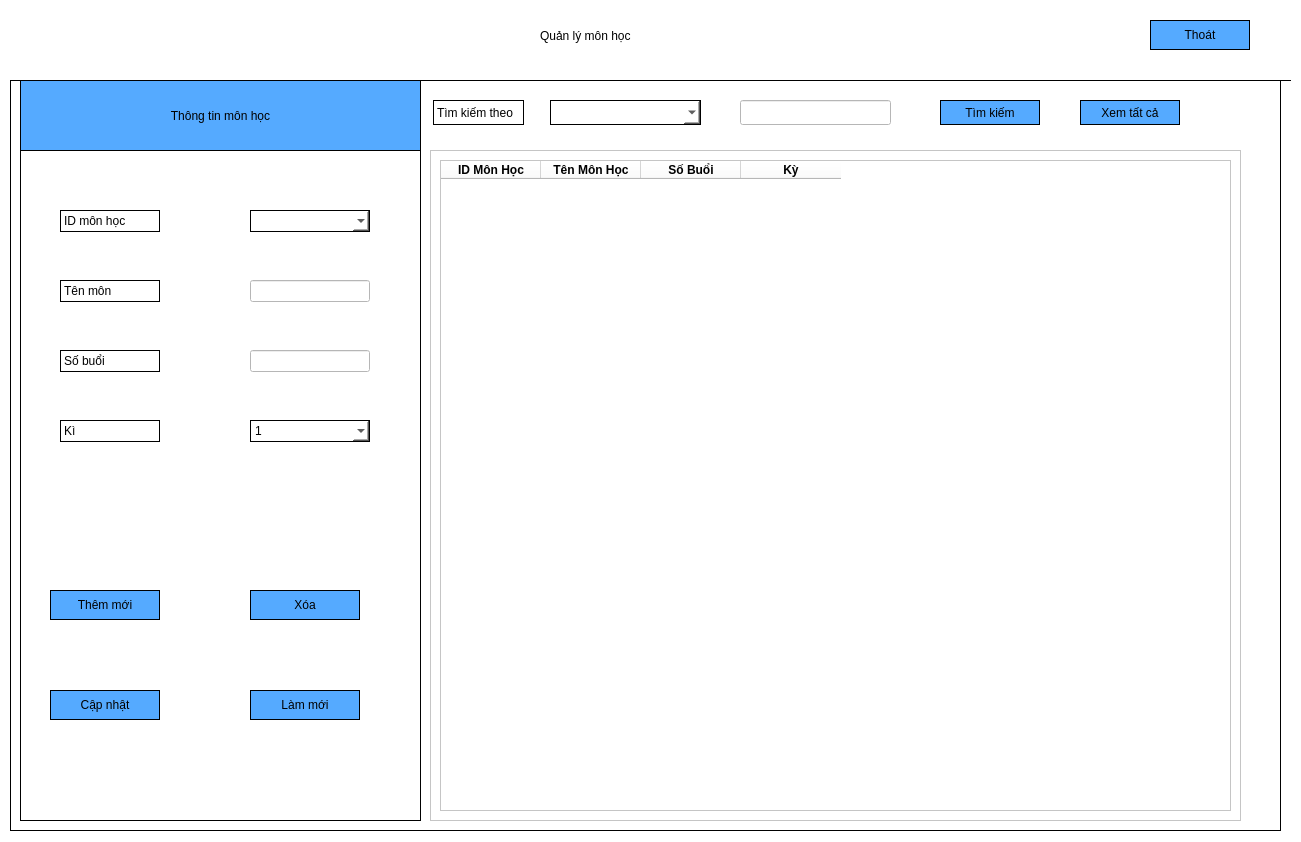
<?xml version="1.0" encoding="UTF-8"?>
<ui version="4.0">
 <class>Dialog</class>
 <widget class="QDialog" name="Dialog">
  <property name="geometry">
   <rect>
    <x>0</x>
    <y>0</y>
    <width>1301</width>
    <height>842</height>
   </rect>
  </property>
  <property name="windowTitle">
   <string>Dialog</string>
  </property>
  <property name="styleSheet">
   <string notr="true">background-color: rgb(255, 255, 255);
</string>
  </property>
  <widget class="QWidget" name="widget" native="true">
   <property name="geometry">
    <rect>
     <x>0</x>
     <y>0</y>
     <width>1291</width>
     <height>841</height>
    </rect>
   </property>
   <widget class="QWidget" name="widget_2" native="true">
    <property name="geometry">
     <rect>
      <x>10</x>
      <y>10</y>
      <width>1291</width>
      <height>71</height>
     </rect>
    </property>
    <property name="styleSheet">
     <string notr="true">QWidget#widget_2{border-bottom:1px solid black;}
</string>
    </property>
    <widget class="QLabel" name="label_2">
     <property name="geometry">
      <rect>
       <x>530</x>
       <y>0</y>
       <width>251</width>
       <height>51</height>
      </rect>
     </property>
     <property name="styleSheet">
      <string notr="true">font: 20pt &quot;MS Shell Dlg 2&quot;;</string>
     </property>
     <property name="text">
      <string>Quản lý môn học</string>
     </property>
    </widget>
    <widget class="QPushButton" name="btnExit">
     <property name="geometry">
      <rect>
       <x>1140</x>
       <y>10</y>
       <width>100</width>
       <height>30</height>
      </rect>
     </property>
     <property name="styleSheet">
      <string notr="true">background-color:rgb(85, 170, 255);
border-width: 1px;
border-style: solid;
border-color: black;</string>
     </property>
     <property name="text">
      <string>Thoát</string>
     </property>
    </widget>
   </widget>
   <widget class="QWidget" name="widget_3" native="true">
    <property name="geometry">
     <rect>
      <x>10</x>
      <y>80</y>
      <width>1271</width>
      <height>751</height>
     </rect>
    </property>
    <property name="styleSheet">
     <string notr="true">QWidget#widget_3{border:1px solid black;}
</string>
    </property>
    <widget class="QWidget" name="widget_4" native="true">
     <property name="geometry">
      <rect>
       <x>10</x>
       <y>0</y>
       <width>401</width>
       <height>741</height>
      </rect>
     </property>
     <property name="styleSheet">
      <string notr="true">QWidget#widget_4{border:1px solid black;}</string>
     </property>
     <widget class="QLabel" name="label_3">
      <property name="geometry">
       <rect>
        <x>0</x>
        <y>0</y>
        <width>401</width>
        <height>71</height>
       </rect>
      </property>
      <property name="styleSheet">
       <string notr="true">background-color:rgb(85, 170, 255);
border-width: 1px;
border-style: solid;
border-color: black;</string>
      </property>
      <property name="text">
       <string>Thông tin môn học</string>
      </property>
      <property name="alignment">
       <set>Qt::AlignCenter</set>
      </property>
     </widget>
     <widget class="QLabel" name="label_4">
      <property name="geometry">
       <rect>
        <x>40</x>
        <y>130</y>
        <width>100</width>
        <height>22</height>
       </rect>
      </property>
      <property name="styleSheet">
       <string notr="true">border-width: 1px;
border-style: solid;
border-color: black;</string>
      </property>
      <property name="text">
       <string>ID môn học</string>
      </property>
     </widget>
     <widget class="QLabel" name="label_5">
      <property name="geometry">
       <rect>
        <x>40</x>
        <y>200</y>
        <width>100</width>
        <height>22</height>
       </rect>
      </property>
      <property name="styleSheet">
       <string notr="true">border-width: 1px;
border-style: solid;
border-color: black;</string>
      </property>
      <property name="text">
       <string>Tên môn</string>
      </property>
     </widget>
     <widget class="QLabel" name="label_6">
      <property name="geometry">
       <rect>
        <x>40</x>
        <y>340</y>
        <width>100</width>
        <height>22</height>
       </rect>
      </property>
      <property name="styleSheet">
       <string notr="true">border-width: 1px;
border-style: solid;
border-color: black;</string>
      </property>
      <property name="text">
       <string>Kì</string>
      </property>
     </widget>
     <widget class="QLineEdit" name="tfTenMon">
      <property name="geometry">
       <rect>
        <x>230</x>
        <y>200</y>
        <width>120</width>
        <height>22</height>
       </rect>
      </property>
     </widget>
     <widget class="QPushButton" name="btnSave1">
      <property name="geometry">
       <rect>
        <x>30</x>
        <y>510</y>
        <width>110</width>
        <height>30</height>
       </rect>
      </property>
      <property name="styleSheet">
       <string notr="true">background-color:rgb(85, 170, 255);
border-width: 1px;
border-style: solid;
border-color: black;</string>
      </property>
      <property name="text">
       <string>Thêm mới</string>
      </property>
     </widget>
     <widget class="QPushButton" name="btnDelete1">
      <property name="geometry">
       <rect>
        <x>230</x>
        <y>510</y>
        <width>110</width>
        <height>30</height>
       </rect>
      </property>
      <property name="styleSheet">
       <string notr="true">background-color:rgb(85, 170, 255);
border-width: 1px;
border-style: solid;
border-color: black;</string>
      </property>
      <property name="text">
       <string>Xóa</string>
      </property>
     </widget>
     <widget class="QPushButton" name="btnEdit1">
      <property name="geometry">
       <rect>
        <x>30</x>
        <y>610</y>
        <width>110</width>
        <height>30</height>
       </rect>
      </property>
      <property name="styleSheet">
       <string notr="true">background-color:rgb(85, 170, 255);
border-width: 1px;
border-style: solid;
border-color: black;</string>
      </property>
      <property name="text">
       <string>Cập nhật</string>
      </property>
     </widget>
     <widget class="QPushButton" name="btnRefresh1">
      <property name="geometry">
       <rect>
        <x>230</x>
        <y>610</y>
        <width>110</width>
        <height>30</height>
       </rect>
      </property>
      <property name="styleSheet">
       <string notr="true">background-color:rgb(85, 170, 255);
border-width: 1px;
border-style: solid;
border-color: black;</string>
      </property>
      <property name="text">
       <string>Làm mới</string>
      </property>
     </widget>
     <widget class="QComboBox" name="cbKi">
      <property name="geometry">
       <rect>
        <x>230</x>
        <y>340</y>
        <width>120</width>
        <height>22</height>
       </rect>
      </property>
      <property name="styleSheet">
       <string notr="true">border-width: 1px;
border-style: solid;
border-color: black;</string>
      </property>
      <item>
       <property name="text">
        <string>1</string>
       </property>
      </item>
      <item>
       <property name="text">
        <string>2</string>
       </property>
      </item>
      <item>
       <property name="text">
        <string>3</string>
       </property>
      </item>
      <item>
       <property name="text">
        <string>4</string>
       </property>
      </item>
      <item>
       <property name="text">
        <string>5</string>
       </property>
      </item>
      <item>
       <property name="text">
        <string>6</string>
       </property>
      </item>
      <item>
       <property name="text">
        <string>7</string>
       </property>
      </item>
      <item>
       <property name="text">
        <string>8</string>
       </property>
      </item>
      <item>
       <property name="text">
        <string>9</string>
       </property>
      </item>
      <item>
       <property name="text">
        <string>10</string>
       </property>
      </item>
     </widget>
     <widget class="QComboBox" name="cbId1">
      <property name="geometry">
       <rect>
        <x>230</x>
        <y>130</y>
        <width>120</width>
        <height>22</height>
       </rect>
      </property>
      <property name="styleSheet">
       <string notr="true">border-width: 1px;
border-style: solid;
border-color: black;</string>
      </property>
      <item>
       <property name="text">
        <string/>
       </property>
      </item>
     </widget>
     <widget class="QLabel" name="label_18">
      <property name="geometry">
       <rect>
        <x>40</x>
        <y>270</y>
        <width>100</width>
        <height>22</height>
       </rect>
      </property>
      <property name="styleSheet">
       <string notr="true">border-width: 1px;
border-style: solid;
border-color: black;</string>
      </property>
      <property name="text">
       <string>Số buổi</string>
      </property>
     </widget>
     <widget class="QLineEdit" name="tfSoBuoi">
      <property name="geometry">
       <rect>
        <x>230</x>
        <y>270</y>
        <width>120</width>
        <height>22</height>
       </rect>
      </property>
     </widget>
    </widget>
    <widget class="QLabel" name="label_7">
     <property name="geometry">
      <rect>
       <x>423</x>
       <y>20</y>
       <width>91</width>
       <height>25</height>
      </rect>
     </property>
     <property name="styleSheet">
      <string notr="true">border-width: 1px;
border-style: solid;
border-color: black;</string>
     </property>
     <property name="text">
      <string>Tìm kiếm theo</string>
     </property>
    </widget>
    <widget class="QComboBox" name="cbSearch1">
     <property name="geometry">
      <rect>
       <x>540</x>
       <y>20</y>
       <width>151</width>
       <height>25</height>
      </rect>
     </property>
     <property name="styleSheet">
      <string notr="true">border-width: 1px;
border-style: solid;
border-color: black;</string>
     </property>
     <item>
      <property name="text">
       <string/>
      </property>
     </item>
     <item>
      <property name="text">
       <string>ID môn học</string>
      </property>
     </item>
     <item>
      <property name="text">
       <string>Tên môn học</string>
      </property>
     </item>
     <item>
      <property name="text">
       <string>Kì</string>
      </property>
     </item>
    </widget>
    <widget class="QLineEdit" name="tfSearch1">
     <property name="geometry">
      <rect>
       <x>730</x>
       <y>20</y>
       <width>151</width>
       <height>25</height>
      </rect>
     </property>
    </widget>
    <widget class="QPushButton" name="btnSearch1">
     <property name="geometry">
      <rect>
       <x>930</x>
       <y>20</y>
       <width>100</width>
       <height>25</height>
      </rect>
     </property>
     <property name="styleSheet">
      <string notr="true">background-color:rgb(85, 170, 255);
border-width: 1px;
border-style: solid;
border-color: black;</string>
     </property>
     <property name="text">
      <string>Tìm kiếm</string>
     </property>
    </widget>
    <widget class="QPushButton" name="btnLoadAll1">
     <property name="geometry">
      <rect>
       <x>1070</x>
       <y>20</y>
       <width>100</width>
       <height>25</height>
      </rect>
     </property>
     <property name="styleSheet">
      <string notr="true">background-color:rgb(85, 170, 255);
border-width: 1px;
border-style: solid;
border-color: black;</string>
     </property>
     <property name="text">
      <string>Xem tất cả</string>
     </property>
    </widget>
    <widget class="QScrollArea" name="scrollArea_2">
     <property name="geometry">
      <rect>
       <x>420</x>
       <y>70</y>
       <width>811</width>
       <height>671</height>
      </rect>
     </property>
     <property name="widgetResizable">
      <bool>true</bool>
     </property>
     <widget class="QWidget" name="scrollAreaWidgetContents_4">
      <property name="geometry">
       <rect>
        <x>0</x>
        <y>0</y>
        <width>809</width>
        <height>669</height>
       </rect>
      </property>
      <layout class="QVBoxLayout" name="verticalLayout_4">
       <item>
        <widget class="QTableWidget" name="tableWidget1">
         <column>
          <property name="text">
           <string>ID Môn Học</string>
          </property>
          <property name="font">
           <font>
            <weight>75</weight>
            <bold>true</bold>
           </font>
          </property>
         </column>
         <column>
          <property name="text">
           <string>Tên Môn Học</string>
          </property>
          <property name="font">
           <font>
            <weight>75</weight>
            <bold>true</bold>
           </font>
          </property>
         </column>
         <column>
          <property name="text">
           <string>Số Buổi</string>
          </property>
          <property name="font">
           <font>
            <weight>75</weight>
            <bold>true</bold>
           </font>
          </property>
         </column>
         <column>
          <property name="text">
           <string>Kỳ</string>
          </property>
          <property name="font">
           <font>
            <weight>75</weight>
            <bold>true</bold>
           </font>
          </property>
         </column>
        </widget>
       </item>
      </layout>
     </widget>
    </widget>
   </widget>
  </widget>
 </widget>
 <resources/>
 <connections/>
</ui>
